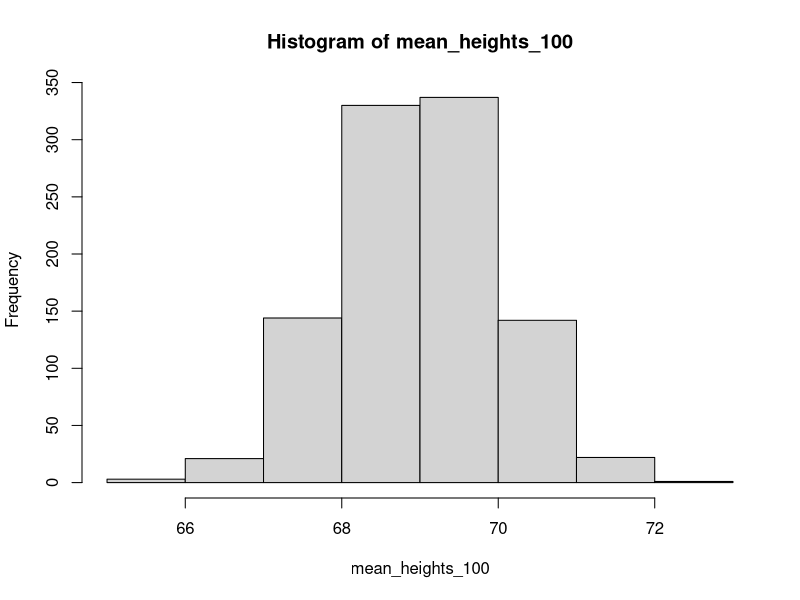
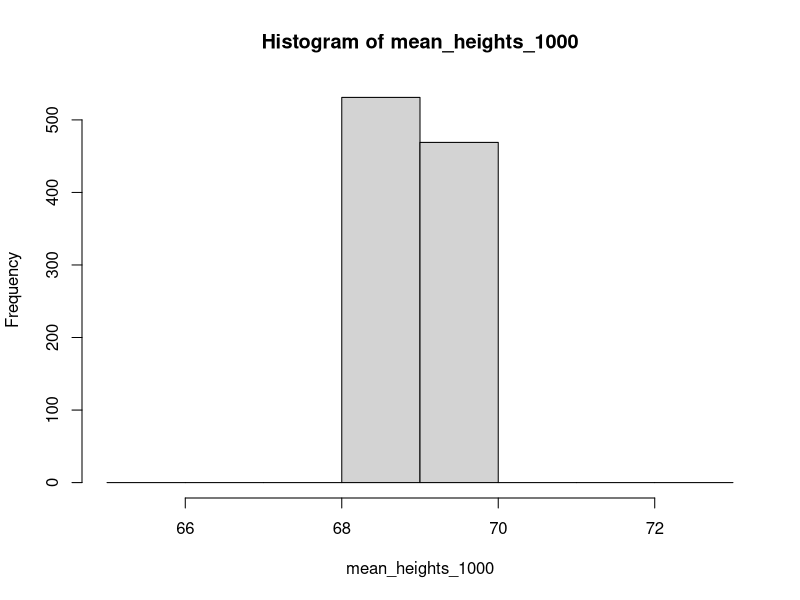
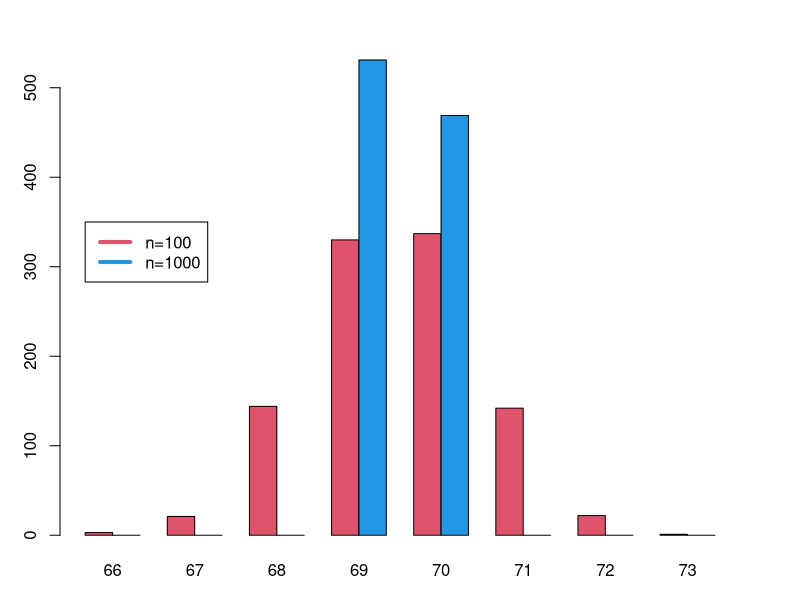

These charts were generated, in order, by the following R code:
# Clair Martin
# 2016-09-15
# EEB QBC
# Lohmueller HW Day 1

la_height_in_mean = 69;
la_height_in_sd = 10;

# function get_heights
# is this really a function without any input?

get_heights <- function(num){
  la_height_in_mean = 69;
  la_height_in_sd = 10;
  
  heights <- rnorm(num,69,10);
  
  mean_heights <- mean(heights);
  return(mean_heights);
}# function(num)
# to run function: heights<-get_heights(1000)

#### mean_heights_100 ####
mean_heights_100 <- rep(NaN,100)

for (ii in 1:1000){
  mean_heights_ii <- get_heights(100);
  mean_heights_100[ii] <- mean_heights_ii;
  rm(mean_heights_ii)
}

#### mean_heights_1000 ####
mean_heights_1000 <- rep(NaN,1000)

for (ii in 1:1000){
  mean_heights_ii <- get_heights(1000);
  mean_heights_1000[ii] <- mean_heights_ii;
  rm(mean_heights_ii)
}

#### Plot ####

# Convert to binned counts

# get min max with floor ceil
min_val = floor(min(c(mean_heights_100, mean_heights_1000)));
max_val = ceiling(max(c(mean_heights_100, mean_heights_1000)));

# bins by 1
bins <- seq(min_val,max_val,1);

# get counts
ct100 <- hist(mean_heights_100,breaks=bins)$counts;
ct1000 <- hist(mean_heights_1000,breaks=bins)$counts;


# Plotting

# open pdf file
pdf(file="la_heights_histo .pdf", width=6,height=6); 

# set plotting area & margins
par(mfrow=c(1,1), mar=c(3,3,3,3));

# Print/draw
# 100 = red, 1000 = blue
barplot(rbind(ct100,ct1000), col=c(2,4), beside=TRUE, names.arg=seq(min_val+1, max_val,by=1), xlab="Average Height (inches)", ylab="Count", axes=TRUE, axisnames=TRUE)
#barplot(rbind(ct100,ct1000), col=c(2,4), beside=TRUE, xlab="Average Height (inches)", ylab="Count", axes=TRUE, axisnames=TRUE)

# Add legend
legend(1,350,c("n=100","n=1000"),col=c(2,4),lwd=4);

# close pdf
dev.off()